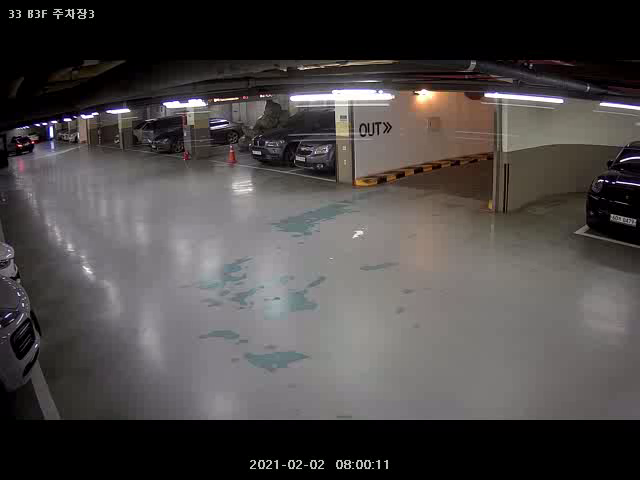
#> input picture frame 186 of B3-Parking.avi, 640 x 480 px
$ jupyter execute main2.ipynb
#> lines starting #> are read from the running program, lines starting #| are printed output that depends on the picture; after the words box and inside, x2 and y2 are one past the last pixel; in counts of white or black regions, pixels touching at a corner belong together
[cell 1]
import math

class EuclideanDistTracker:
    def __init__(self):
        # Store the center positions of the objects
        self.center_points = {}
        # Keep the count of the IDs
        # each time a new object id detected, the count will increase by one
        self.id_count = 0


    def update(self, objects_rect):
        # Objects boxes and ids
        objects_bbs_ids = []

        # Get center point of new object
        for rect in objects_rect:
            x, y, w, h = rect
            cx = (x + x + w) // 2
            cy = (y + y + h) // 2

            # Find out if that object was detected already
            same_object_detected = False
            for id, pt in self.center_points.items():
                dist = math.hypot(cx - pt[0], cy - pt[1])

                if dist < 25:
                    self.center_points[id] = (cx, cy)
                    print(self.center_points)
                    objects_bbs_ids.append([x, y, w, h, id])
                    same_object_detected = True
                    break

            # New object is detected we assign the ID to that object
            if same_object_detected is False:
                self.center_points[self.id_count] = (cx, cy)
                objects_bbs_ids.append([x, y, w, h, self.id_count])
                self.id_count += 1

        # Clean the dictionary by center points to remove IDS not used anymore
        new_center_points = {}
        for obj_bb_id in objects_bbs_ids:
            _, _, _, _, object_id = obj_bb_id
            center = self.center_points[object_id]
            new_center_points[object_id] = center

        # Update dictionary with IDs not used removed
        self.center_points = new_center_points.copy()
        return objects_bbs_ids

[cell 2]
import cv2
#from tracker import *

[cell 3]
# Create tracker object
tracker = EuclideanDistTracker()

cap = cv2.VideoCapture("B3-Parking.avi")

# Object detection from Stable camera
object_detector = cv2.createBackgroundSubtractorMOG2(history=100, varThreshold=40)

while True:
    ret, frame = cap.read()
#> frame is the input picture: shape (480, 640, 3); mean B, G, R 70.3, 71.1, 74.7
    height, width, _ = frame.shape
#> height = 480; width = 640

    # Extract Region of interest
    roi = frame[10: 400, 10: 600]
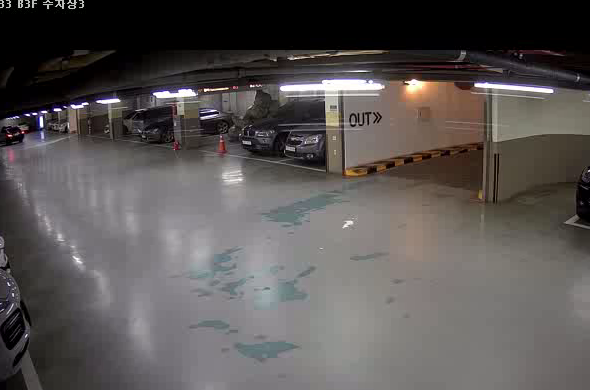
#> roi: shape (390, 590, 3); mean B, G, R 83.6, 84.8, 89.2
    # roi = frame[340: 720,500: 800]

    # 1. Object Detection
    mask = object_detector.apply(roi)
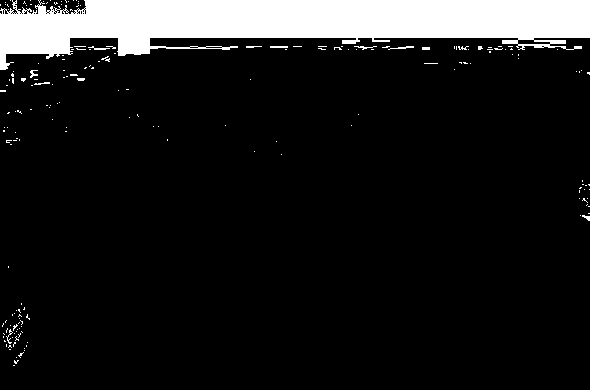
#> mask: shape (390, 590); values 127 (black) and 255 (white), 10.9% white; 192 white regions (178 under 20 px), largest, box (x1, y1, x2, y2) and area: (0, 0, 590, 70) 24038, (388, 46, 414, 50) 42, (88, 46, 110, 50) 36
    _, mask = cv2.threshold(mask, 254, 255, cv2.THRESH_BINARY)
#> mask: shape (390, 590); 10.9% white; 192 white regions (178 under 20 px)
    contours, _ = cv2.findContours(mask, cv2.RETR_TREE, cv2.CHAIN_APPROX_SIMPLE)
#> contours = 244 contours, 241 with area under 20; largest, box (x1, y1, x2, y2) and area: (0, 0, 590, 70) 23262, (517, 39, 551, 45) 130, (205, 46, 223, 49) 32
    detections = []
    for cnt in contours:
        # Calculate area and remove small elements
        area = cv2.contourArea(cnt)
        if area > 110:
            #cv2.drawContours(roi, [cnt], -1, (0, 255, 0), 2)
            x, y, w, h = cv2.boundingRect(cnt)


            detections.append([x, y, w, h])
#> this loop made 244 passes
#> (area, x, y, w, h) on passes 192, 196: (23262, 0, 0, 590, 70), (130.5, 517, 39, 34, 6)
#> after the loop, detections = [[0, 0, 590, 70], [517, 39, 34, 6]]

    # 2. Object Tracking
    boxes_ids = tracker.update(detections)
#> the loop in update, `for rect in objects_rect:` made 2 passes
#> (x, y, w, h, cx, cy, self.id_count) on passes 1 to 2: (0, 0, 590, 70, 295, 35, 1), (517, 39, 34, 6, 534, 42, 2)
#> after the loop in update, `for rect in objects_rect:`: objects_bbs_ids = [[0, 0, 590, 70, 0], [517, 39, 34, 6, 1]]; self.center_points = {0: (295, 35), 1: (534, 42)}; self.id_count = 2
#> the loop in update, `for obj_bb_id in objects_bbs_ids:` made 2 passes
#> (obj_bb_id, object_id, center) on passes 1 to 2: ([0, 0, 590, 70, 0], 0, (295, 35)), ([517, 39, 34, 6, 1], 1, (534, 42))
#> after the loop in update, `for obj_bb_id in objects_bbs_ids:`: new_center_points = {0: (295, 35), 1: (534, 42)}
#> boxes_ids = [[0, 0, 590, 70, 0], [517, 39, 34, 6, 1]]
    for box_id in boxes_ids:
        x, y, w, h, id = box_id
        cv2.putText(roi, str(id), (x, y - 15), cv2.FONT_HERSHEY_PLAIN, 2, (255, 0, 0), 2)
        cv2.rectangle(roi, (x, y), (x + w, y + h), (0, 255, 0), 3)
#> this loop made 2 passes
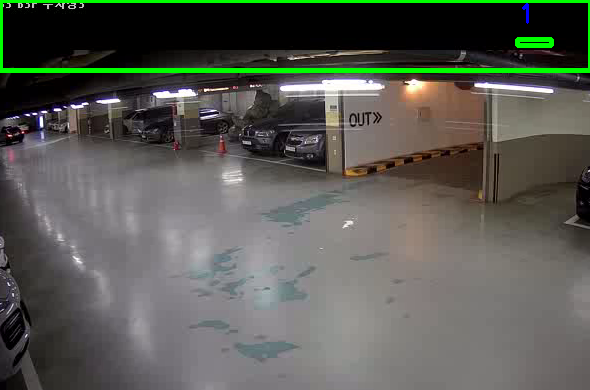
#> roi: shape (390, 590, 3); 2.39% of pixels changed, all inside (x1, y1, x2, y2) = (0, 0, 590, 73)

    cv2.imshow("roi", roi)
    cv2.imshow("Frame", frame)
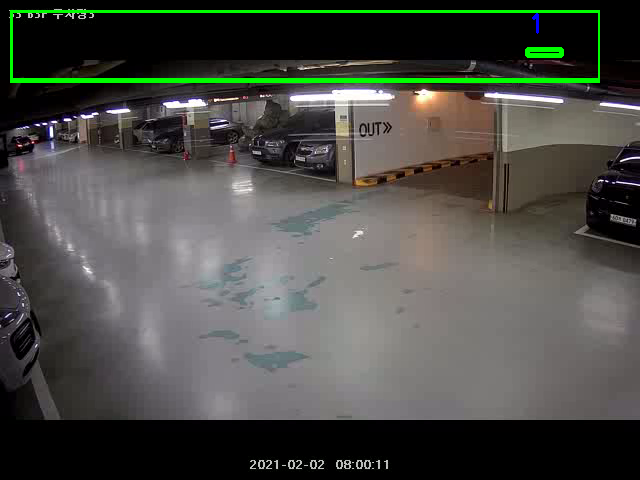
#> window 'Frame': shape (480, 640, 3); mean B, G, R 70, 75.2, 74.3
    cv2.imshow("Mask", mask)

    key = cv2.waitKey(30)
#> (key Esc is pressed here)
    if key == 27:
        break

cap.release()
cv2.destroyAllWindows()

$ run again, starting later in the video
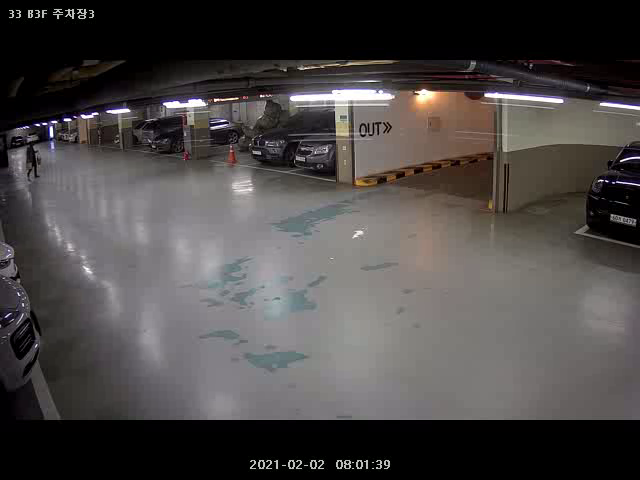
#> input picture frame 837 of B3-Parking.avi, 640 x 480 px
#> frame is the input picture: shape (480, 640, 3); mean B, G, R 70.3, 71, 74.7
#> `mask = object_detector.apply(roi)`:
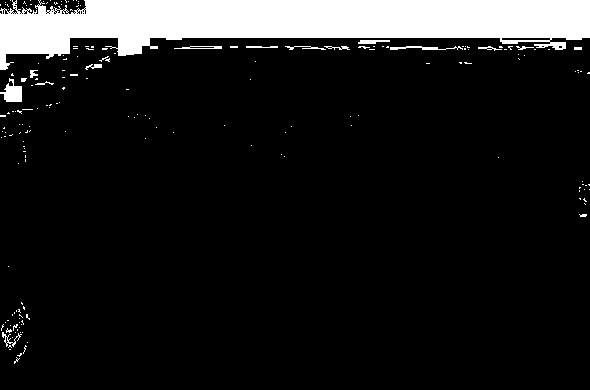
#> mask: shape (390, 590); values 127 (black) and 255 (white), 11.1% white; 184 white regions (167 under 20 px), largest, box (x1, y1, x2, y2) and area: (0, 0, 590, 70) 23699, (0, 78, 22, 102) 308, (390, 46, 463, 50) 152
#> contours = 240 contours, 227 with area under 20; largest, box (x1, y1, x2, y2) and area: (0, 0, 590, 70) 23068, (0, 78, 22, 102) 260, (501, 37, 551, 41) 145, (390, 46, 463, 50) 75, (174, 46, 222, 49) 71
#> the loop `for cnt in contours:` made 240 passes
#> (area, x, y, w, h) on passes 106, 189, 192: (260.5, 0, 78, 22, 24), (23067.5, 0, 0, 590, 70), (145, 501, 37, 50, 4)
#> after the loop `for cnt in contours:`: detections = [[0, 78, 22, 24], [0, 0, 590, 70], [501, 37, 50, 4]]
#> the loop in update, `for rect in objects_rect:` made 3 passes
#> (x, y, w, h, cx, cy) on passes 1 to 3: (0, 78, 22, 24, 11, 90), (0, 0, 590, 70, 295, 35), (501, 37, 50, 4, 526, 39)
#> after the loop in update, `for rect in objects_rect:`: objects_bbs_ids = [[0, 78, 22, 24, 0], [0, 0, 590, 70, 1], [501, 37, 50, 4, 2]]; self.center_points = {0: (11, 90), 1: (295, 35), 2: (526, 39)}; self.id_count = 3
#> the loop in update, `for obj_bb_id in objects_bbs_ids:` made 3 passes
#> (obj_bb_id, center) on passes 1 to 3: ([0, 78, 22, 24, 0], (11, 90)), ([0, 0, 590, 70, 1], (295, 35)), ([501, 37, 50, 4, 2], (526, 39))
#> after the loop in update, `for obj_bb_id in objects_bbs_ids:`: new_center_points = {0: (11, 90), 1: (295, 35), 2: (526, 39)}
#> boxes_ids has the same summary as objects_bbs_ids in update
#> the loop `for box_id in boxes_ids:` made 3 passes
#> (box_id, x, y, w, h) on passes 1 to 3: ([0, 78, 22, 24, 0], 0, 78, 22, 24), ([0, 0, 590, 70, 1], 0, 0, 590, 70), ([501, 37, 50, 4, 2], 501, 37, 50, 4)
#> `cv2.imshow("Frame", frame)`:
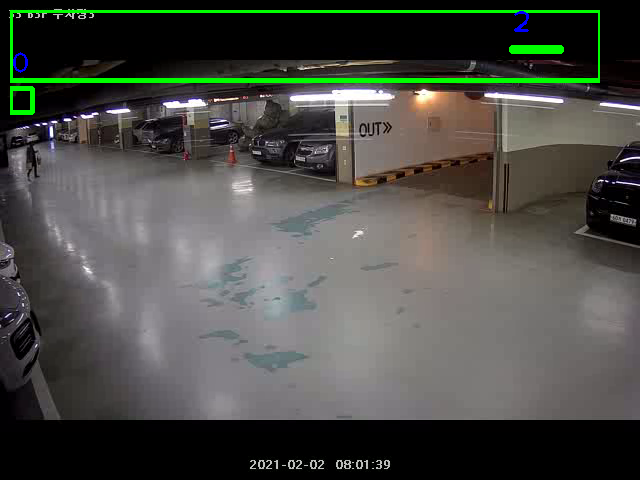
#> window 'Frame': shape (480, 640, 3); mean B, G, R 70, 75.5, 74.2
